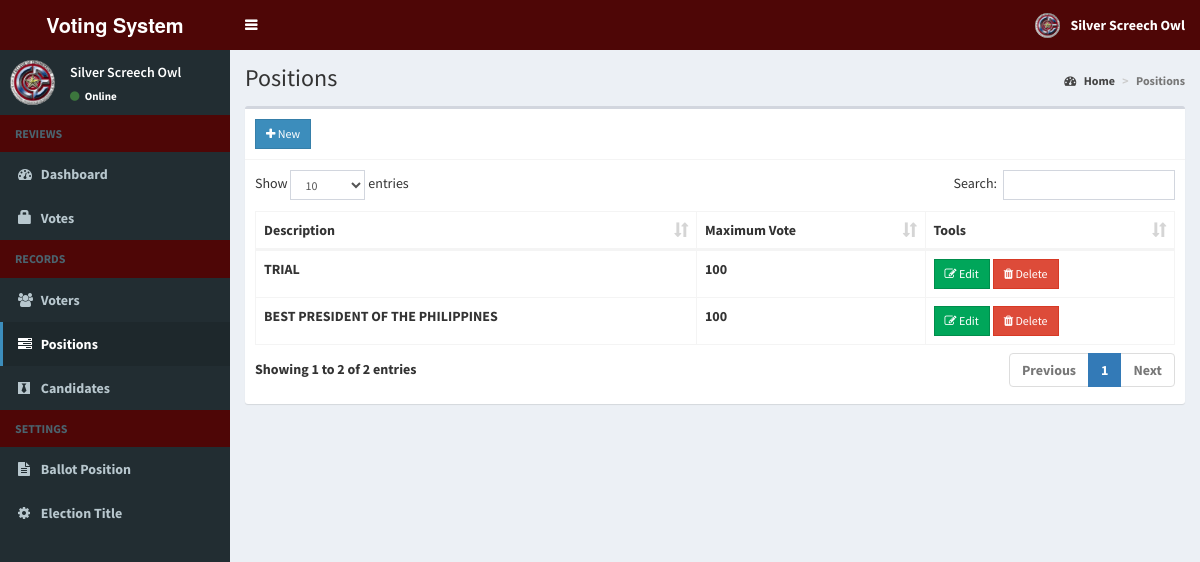
/votesystem/admin/positions.php (signed in), run on the app's committed database.
### tables this page shows
CREATE TABLE `positions` (
  `id` int(11) NOT NULL AUTO_INCREMENT,
  `description` varchar(50) NOT NULL,
  `max_vote` int(11) NOT NULL,
  `priority` int(11) NOT NULL,
  PRIMARY KEY (`id`)
);

### votesystem/admin/includes/session.php (called while the page is built, shortened)
<?php
	include 'includes/conn.php';
	$sql = "SELECT * FROM admin WHERE id = '".$_SESSION['admin']."'";
	$query = $conn->query($sql);
	$user = $query->fetch_assoc();
?>

### votesystem/admin/positions.php (the view, shortened to what this page needs)
<?php include 'includes/session.php'; ?>
<?php include 'includes/header.php'; ?>
<body class="hold-transition skin-blue sidebar-mini">
<div class="wrapper">
  <?php include 'includes/navbar.php'; ?>
  <?php include 'includes/menubar.php'; ?>
  <div class="content-wrapper">
    <section class="content-header">
      <h1>
        Positions
      </h1>
      <ol class="breadcrumb">
        <li><a href="#"><i class="fa fa-dashboard"></i> Home</a></li>
        <li class="active">Positions</li>
      </ol>
    </section>
    <section class="content">
      <div class="row">
        <div class="col-xs-12">
          <div class="box">
            <div class="box-header with-border">
              <a href="#addnew" data-toggle="modal" class="btn btn-primary btn-sm btn-flat"><i class="fa fa-plus"></i> New</a>
            </div>
            <div class="box-body">
              <table id="example1" class="table table-bordered">
                <thead>
                  <th>Description</th>
                  <th>Maximum Vote</th>
                  <th>Tools</th>
                </thead>
                <tbody>
                  <?php
                    $sql = "SELECT * FROM positions ORDER BY priority ASC";
                    $query = $conn->query($sql);
                    while($row = $query->fetch_assoc()){
                      echo "
                        <tr>
                          <td class='hidden'></td>
                          <td>".$row['description']."</td>
                          <td>".$row['max_vote']."</td>
                          <td>
                            <button class='btn btn-success btn-sm edit btn-flat' data-id='".$row['id']."'><i class='fa fa-edit'></i> Edit</button>
                            <button class='btn btn-danger btn-sm delete btn-flat' data-id='".$row['id']."'><i class='fa fa-trash'></i> Delete</button>
                          </td>
                        </tr>
                      ";
                    }
                  ?>
                </tbody>
              </table>
            </div>
          </div>
        </div>
      </div>
    </section>
  </div>
</div>
</body>
</html>

### votesystem/admin/includes/navbar.php (shortened to what this page needs)
<header class="main-header">
  <a href="home.php" class="logo">
    <span class="logo-lg"><b>Voting System </span>
  </a>
  <nav class="navbar navbar-static-top">
    <a href="#" class="sidebar-toggle" data-toggle="push-menu" role="button">
    </a>
    <div class="navbar-custom-menu">
      <ul class="nav navbar-nav">
        <li class="dropdown user user-menu">
          <a href="#" class="dropdown-toggle" data-toggle="dropdown">
            <img src="<?php echo (!empty($user['photo'])) ? '../images/'.$user['photo'] : '../images/profile.jpg'; ?>" class="user-image" alt="User Image">
            <span class="hidden-xs"><?php echo $user['firstname'].' '.$user['lastname']; ?></span>
          </a>
        </li>
      </ul>
    </div>
  </nav>
</header>

### votesystem/admin/includes/menubar.php (shortened to what this page needs)
<aside class="main-sidebar">
  <section class="sidebar">
    <div class="user-panel">
      <div class="pull-left image">
        <img src="<?php echo (!empty($user['photo'])) ? '../images/'.$user['photo'] : '../images/profile.jpg'; ?>" class="img-circle" alt="User Image">
      </div>
      <div class="pull-left info">
        <p><?php echo $user['firstname'].' '.$user['lastname']; ?></p>
        <a><i class="fa fa-circle text-success"></i> Online</a>
      </div>
    </div>
    <ul class="sidebar-menu" data-widget="tree">
      <li class="header">REVIEWS</li>
      <li class=""><a href="home.php"><i class="fa fa-dashboard"></i> <span>Dashboard</span></a></li>
      <li class=""><a href="votes.php"><i class="glyphicon glyphicon-lock"></i> <span>Votes</span></a></li>
      <li class="header">RECORDS</li>
      <li class=""><a href="voters.php"><i class="fa fa-users"></i> <span>Voters</span></a></li>
      <li class=""><a href="positions.php"><i class="fa fa-tasks"></i> <span>Positions</span></a></li>
      <li class=""><a href="candidates.php"><i class="fa fa-black-tie"></i> <span>Candidates</span></a></li>
      <li class="header">SETTINGS</li>
      <li class=""><a href="ballot.php"><i class="fa fa-file-text"></i> <span>Ballot Position</span></a></li>
      <li class=""><a href="#config" data-toggle="modal"><i class="fa fa-cog"></i> <span>Election Title</span></a></li>
    </ul>
  </section>
</aside>

### data on the page
positions: description "TRIAL", max_vote "100"
positions: description "BEST PRESIDENT OF THE PHILIPPINES", max_vote "100"

### other printed values
$user['firstname'] "Silver"
$user['lastname'] "Screech Owl"
